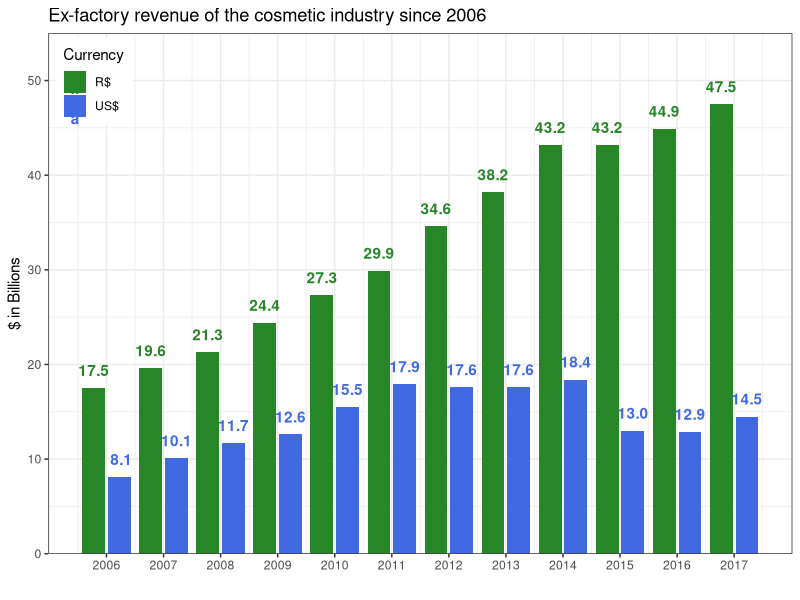

R code for this plot:
## ---- chunk 1
#| fig-cap: "Ex-factory revenue of the cosmetic industry since 2006"

library(tidyverse)
library(lubridate)

abihpec_data <- tibble(
    ano = c(2006:2017),
    `R$` = c(17.5, 19.6, 21.3, 24.4, 27.3, 29.9, 34.6, 38.2, 43.2, 43.2, 44.9, 47.5),
    `US$` = c(8.1, 10.1, 11.7, 12.6, 15.5, 17.9, 17.6, 17.6, 18.4, 13, 12.9, 14.5)
) %>%
    pivot_longer(
        cols = c(`R$`, `US$`),
        names_to = "Country",
        values_to = "value"
    )

write_csv(abihpec_data, "data.csv")

ggplot(data = abihpec_data) +
    geom_col(
        aes(
            x = ano,
            y = value,
            fill = Country
        ),
        position = position_dodge(width = .9), width = 0.8
    ) +
    geom_text(
        aes(
            x = ano,
            y = value,
            label = format(value, digits = 2),
            color = Country
        ),
        position = position_dodge2(width = .9),
        vjust = -1, hjust = .5, fontface = "bold"
    ) +
    scale_y_continuous(limits = c(0, 55), expand = c(0, 0)) +
    scale_fill_manual(
        values = c("#278627", "royalblue"),
        aesthetics = c("fill", "color")
    ) +
    scale_x_continuous(breaks = c(2006:2017)) +
    labs(
        title = "Ex-factory revenue of the cosmetic industry since 2006",
        x = "", y = "$ in Billions", fill = "Currency", col = "Currency"
    ) +
    theme_bw() +
    theme(
        legend.position = c(0.01, 0.99),
        legend.justification = c(0, 1)
    )
